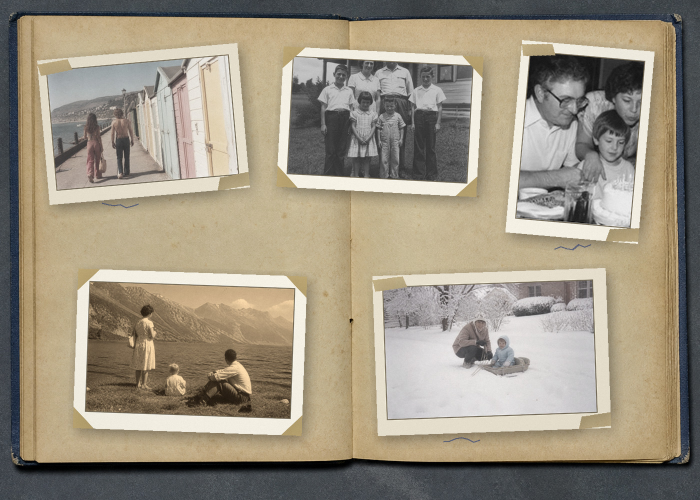
#> input picture benchmarks/fixtures/scansplitter-03-tape-and-photo-corners.jpg, 1400 x 1000 px (shown at 1/2 size)
$ python -i restoration.py   (imports and definitions only)
#> lines starting #> are read from the running program, lines starting #| are printed output that depends on the picture; after the words box and inside, x2 and y2 are one past the last pixel; in counts of white or black regions, pixels touching at a corner belong together
#> further down, picture is the input picture: PIL image 1400x1000 RGB; mean R, G, B 155.7, 146.5, 129.1
"""Non-destructive photo restoration primitives."""

import cv2
import numpy as np
from PIL import Image, ImageDraw

MAX_DESKEW_DEGREES = 5.0
MIN_DESKEW_DEGREES = 0.25


def estimate_skew_angle(image: Image.Image, max_degrees: float = MAX_DESKEW_DEGREES) -> float:
    """Estimate a small clockwise tilt from strong near-axis lines."""
#> called with max_degrees = 5
    gray = cv2.cvtColor(np.asarray(image.convert("RGB")), cv2.COLOR_RGB2GRAY)
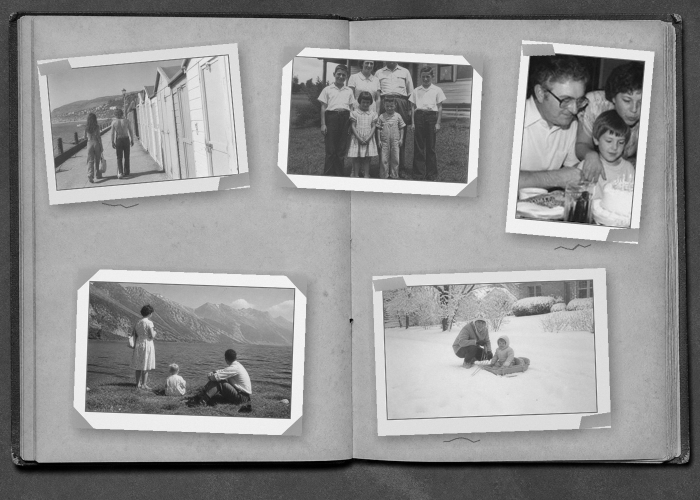
#> gray: shape (1000, 1400) (shown at 1/2 size); min 0, max 254, mean 147.3
    longest = max(gray.shape)
#> longest = 1400
    if longest > 1200:
        scale = 1200 / longest
#> scale = 0.857
        gray = cv2.resize(gray, None, fx=scale, fy=scale, interpolation=cv2.INTER_AREA)
#> gray: shape (857, 1200)

    gray = cv2.GaussianBlur(gray, (5, 5), 0)
    edges = cv2.Canny(gray, 50, 150)
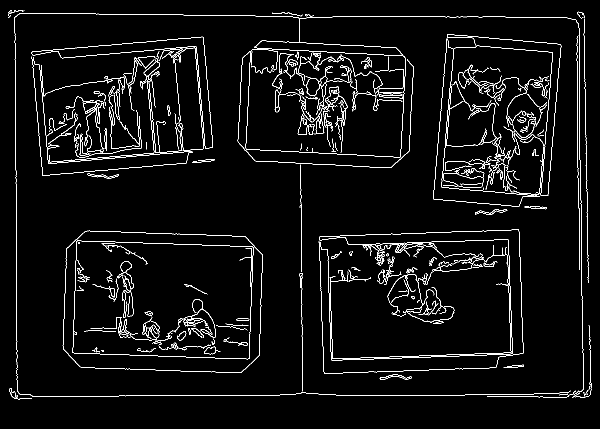
#> edges: shape (857, 1200) (shown at 1/2 size); 3.9% white in thin lines or dots, all inside (x1, y1, x2, y2) = (16, 20, 1183, 799)
    min_length = max(30, int(min(gray.shape) * 0.2))
#> min_length = 171
    lines = cv2.HoughLinesP(
        edges,
        rho=1,
        theta=np.pi / 720,
        threshold=max(30, min_length // 2),
        minLineLength=min_length,
        maxLineGap=max(8, min_length // 8),
    )
#> lines = 57 rows, first 6: [31, 172, 32, 546], [777, 33, 978, 33], [1164, 592, 1166, 795], [600, 299, 605, 785], [639, 473, 1037, 459], [223, 28, 550, 32]
    if lines is None:
        return 0.0

    candidates: list[tuple[float, float]] = []
    # OpenCV 4 returns (N, 1, 4), while OpenCV 5 returns (N, 4).
    # Flatten both layouts so clean installs do not break deskew.
    for x1, y1, x2, y2 in lines.reshape(-1, 4):
        raw = float(np.degrees(np.arctan2(y2 - y1, x2 - x1)))
        axis_angle = ((raw + 45.0) % 90.0) - 45.0
        if abs(axis_angle) <= max_degrees:
            candidates.append((axis_angle, float(np.hypot(x2 - x1, y2 - y1))))
#> this loop made 57 passes
#> (x1, y1, x2, y2, raw, axis_angle) on passes 1 to 12: (31, 172, 32, 546, 89.85, -0.153), (777, 33, 978, 33, 0, 0), (1164, 592, 1166, 795, 89.44, -0.564), (600, 299, 605, 785, 89.41, -0.589), (639, 473, 1037, 459, -2.01, -2.01), (223, 28, 550, 32, 0.701, 0.701), (149, 481, 509, 493, 1.91, 1.91), (647, 721, 1042, 707, -2.03, -2.03), (133, 705, 511, 718, 1.97, 1.97), (488, 298, 804, 314, 2.9, 2.9), (174, 461, 488, 472, 2.01, 2.01), (646, 718, 1046, 704, -2, -2)
#> after the loop, candidates = 45 pairs, first value -5 to 4.9, second value 171.1 to 486
    if not candidates:
        return 0.0

    candidates.sort(key=lambda item: item[0])
    half_weight = sum(weight for _, weight in candidates) / 2
#> half_weight = 6126.6
    running = 0.0
    angle = 0.0
    for candidate, weight in candidates:
        running += weight
        if running >= half_weight:
            angle = candidate
            break
#> this loop made 22 passes
#> (candidate, weight, running, angle) on pass 22: (-0.153, 374, 6345.4, -0.153)
#> (candidate, weight, running) on passes 1 to 6: (-5, 287.1, 287.1), (-4.99, 206.8, 493.9), (-4.98, 218.8, 712.7), (-4.95, 313.2, 1025.9), (-4.94, 302.1, 1328), (-4.94, 220.8, 1548.8)
#> after the loop, running = 6345.4
    return 0.0 if abs(angle) < MIN_DESKEW_DEGREES else round(angle, 2)


def auto_deskew(image: Image.Image) -> tuple[Image.Image, float]:
    """Return a corrected derivative and the clockwise tilt that was found."""
    angle = estimate_skew_angle(image)
#> angle = 0
    if angle == 0.0:
        return image, 0.0
    rgb = image.convert("RGB")
    pixels = np.asarray(rgb)
    border = np.concatenate((pixels[0], pixels[-1], pixels[:, 0], pixels[:, -1]))
    fill = tuple(int(value) for value in np.median(border, axis=0))
    return (
        rgb.rotate(angle, resample=Image.Resampling.BICUBIC, expand=True, fillcolor=fill),
        angle,
    )


# [82 lines left out: functions restore_color_and_fade, archival_upscale, apply_restorations, comparison_image, not called in this run]

>>> from PIL import Image
>>> picture = Image.open('../../benchmarks/fixtures/scansplitter-03-tape-and-photo-corners.jpg')
>>> result = auto_deskew(picture)

$ run again, on benchmarks/fixtures/album-03-wide-auto-spread.jpg
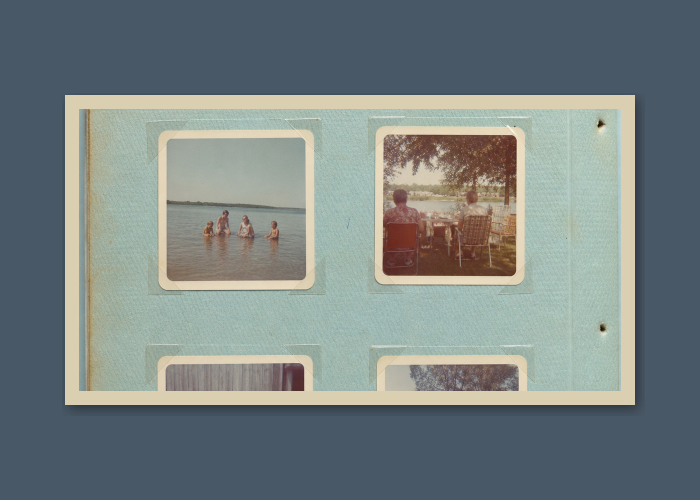
#> input picture benchmarks/fixtures/album-03-wide-auto-spread.jpg, 1400 x 1000 px (shown at 1/2 size)
#> picture is the input picture: PIL image 1400x1000 RGB; mean R, G, B 120.5, 130.6, 130.4
#> in estimate_skew_angle, `gray = cv2.cvtColor(np.asarray(image.convert("RGB")), cv2.COLOR_RGB2GR..`:
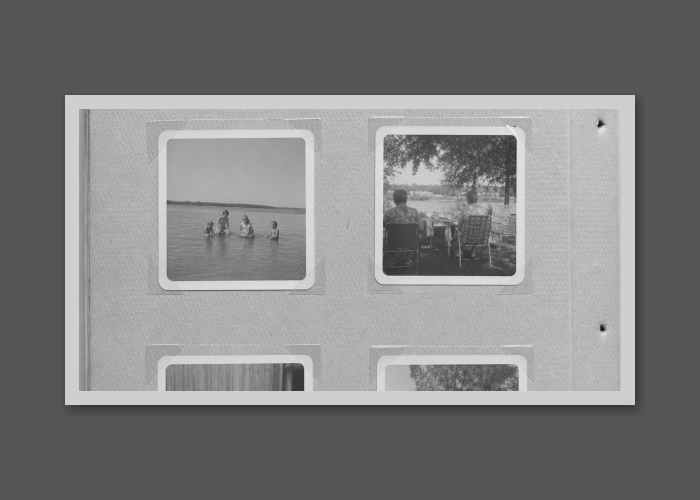
#> gray: shape (1000, 1400) (shown at 1/2 size); min 4, max 254, mean 127.6
#> in estimate_skew_angle, `edges = cv2.Canny(gray, 50, 150)`:
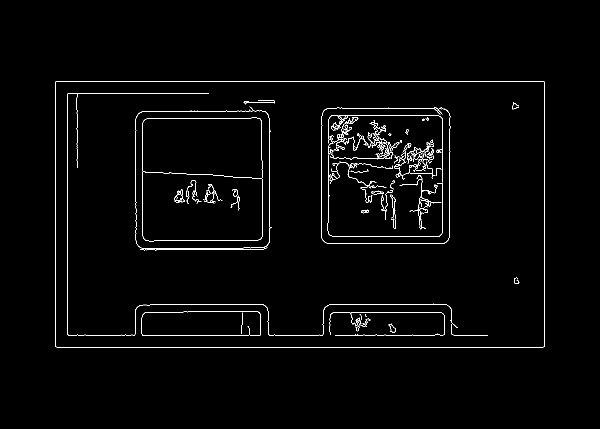
#> edges: shape (857, 1200) (shown at 1/2 size); 1.6% white in thin lines or dots, all inside (x1, y1, x2, y2) = (111, 162, 1089, 695)
#> lines = 22 rows, first 6: [114, 162, 1085, 162], [113, 694, 1086, 694], [136, 670, 645, 670], [135, 669, 135, 187], [111, 693, 111, 163], [1088, 693, 1088, 163]
#> the loop in estimate_skew_angle, `for x1, y1, x2, y2 in lines.reshape(-1, 4):` made 22 passes
#> (x1, y1, x2, y2, raw, axis_angle) on passes 1 to 8: (114, 162, 1085, 162, 0, 0), (113, 694, 1086, 694, 0, 0), (136, 670, 645, 670, 0, 0), (135, 669, 135, 187, -90, 0), (111, 693, 111, 163, -90, 0), (1088, 693, 1088, 163, -90, 0), (703, 608, 890, 608, 0, 0), (656, 487, 887, 487, 0, 0)
#> after the loop in estimate_skew_angle, `for x1, y1, x2, y2 in lines.reshape(-1, 4):`: candidates = [(0, 971), (0, 973), (0, 509), (0, 482), (0, 530), (0, 530), (0, 187), (0, 231), (0, 275), (0, 245), (-0.275, 208), (0, 178), (0, 217), (-0.472, 243), (0, 249), (0, 171), (0, 242), (-0.324, 177), (0.492, 233), (0, 219), (0, 216), (0.317, 181)]
#> half_weight = 3733.5
#> the loop in estimate_skew_angle, `for candidate, weight in candidates:` made 8 passes
#> (candidate, weight, running, angle) on pass 8: (0, 530, 4093, 0)
#> after the loop in estimate_skew_angle, `for candidate, weight in candidates:`: running = 4093
#> in auto_deskew, `angle = estimate_skew_angle(image)`: angle = 0
